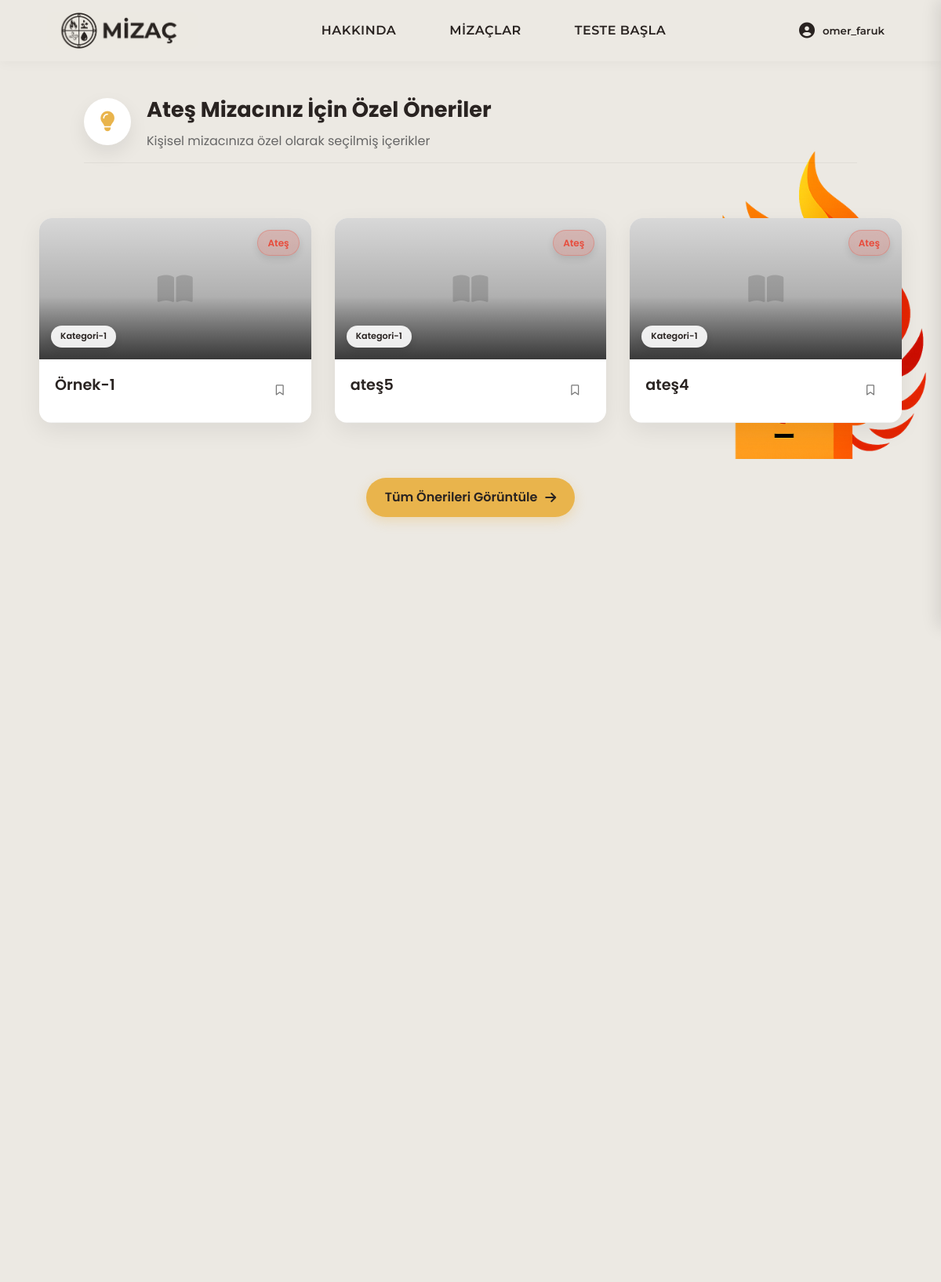
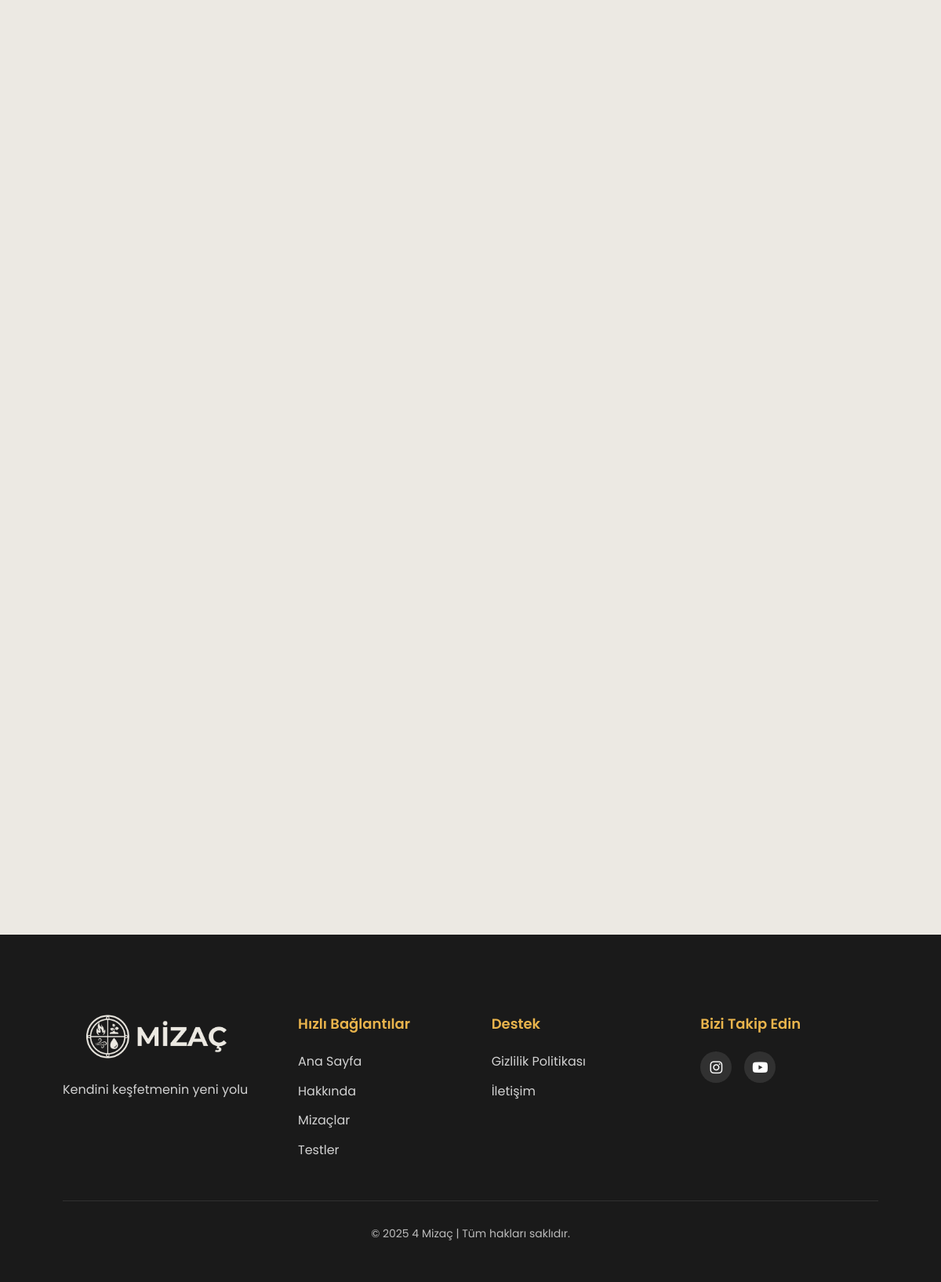
/ (signed in), run on the app's committed database (2 pictures, top to bottom).
### testing_algorithm/models.py (models this page shows, shortened)
class ElementType(models.Model):
    name = models.CharField(max_length=50)
    description = models.TextField()
    characteristics = models.TextField()
    is_warm = models.BooleanField(default=False)  # Sıcak/Soğuk
    is_moist = models.BooleanField(default=False)  # Nemli/Kuru

### profiles/models.py (models this page shows, shortened)
class RecommendedContent(models.Model):
    ELEMENT_CHOICES = [
        ('Ateş', 'Ateş'),
        ('Hava', 'Hava'),
        ('Su', 'Su'),
        ('Toprak', 'Toprak'),
    ]
    title = models.CharField(max_length=200, verbose_name="Başlık")
    short_description = models.TextField(verbose_name="Kısa Açıklama")
    content = models.TextField(verbose_name="İçerik")
    image = models.ImageField(upload_to='content_images/', blank=True, null=True, verbose_name="Görsel")
    category = models.ForeignKey(ContentCategory, on_delete=models.CASCADE, related_name="contents", verbose_name="Kategori")
    related_element_name = models.CharField(
        max_length=50,
        verbose_name="İlgili Mizaç Elementi",
        choices=ELEMENT_CHOICES,
        help_text="Ateş, Hava, Su veya Toprak değerlerinden birini seçin"
    )
    is_active = models.BooleanField(default=True, verbose_name="Aktif mi?")
    created_at = models.DateTimeField(auto_now_add=True, verbose_name="Oluşturulma Tarihi")
    updated_at = models.DateTimeField(auto_now=True, verbose_name="Güncellenme Tarihi")
    order = models.PositiveIntegerField(default=0, verbose_name="Sıralama")
    class Meta:
        verbose_name = "Önerilen İçerik"
        verbose_name_plural = "Önerilen İçerikler"
        ordering = ['order', '-created_at']

class ContentCategory(models.Model):
    name = models.CharField(max_length=100, verbose_name="Kategori Adı")
    description = models.TextField(blank=True, null=True, verbose_name="Açıklama")
    class Meta:
        verbose_name = "İçerik Kategorisi"
        verbose_name_plural = "İçerik Kategorileri"

### main/views.py (the view)
# urls.py: path('', views.index, name='index'),
def index(request):
    context = {}
    if request.user.is_authenticated:
        test_result = TestResult.objects.filter(user=request.user).order_by('-date_taken').first()
        if test_result:
            user_element = test_result.dominant_element
            user_suggestions = RecommendedContent.objects.filter(
                related_element_name=user_element.name,
                is_active=True
            ).annotate(
                like_count=Count('user_interactions', filter=Q(user_interactions__liked=True))
            ).order_by('-like_count', '-created_at')[:3]  # Maksimum 3 içerik
            user_interactions = UserContentInteraction.objects.filter(user=request.user)
            interactions_dict = {interaction.content_id: interaction for interaction in user_interactions}
            for content in user_suggestions:
                if content.id in interactions_dict:
                    interaction = interactions_dict[content.id]
                    content.is_liked = interaction.liked
                    content.is_saved = interaction.saved
                    content.is_viewed = interaction.viewed
                else:
                    content.is_liked = False
                    content.is_saved = False
                    content.is_viewed = False
            context = {
                'user_element': user_element,
                'user_suggestions': user_suggestions,
                'has_test_result': True
            }
        else:
            context = {
                'has_test_result': False
            }
    else:
        context = {
            'has_test_result': False
        }
    return render(request, 'main/index.html', context)

### templates/main/index.html (shortened to what this page needs)
{% extends 'base.html' %}
{% load static %}
{% block extra_css %}
<link rel="stylesheet" href="{% static 'css/index.css' %}">
{% if has_test_result %}
<link rel="stylesheet" href="{% static 'css/temperaments.css' %}">
<link rel="stylesheet" href="{% static 'css/profiles.css' %}">
{% endif %}
{% endblock %}
{% block content %}
{% if has_test_result %}
<div class="premium-content-section element-section {{ user_element.name|lower }}">
  <div class="premium-content-background">
    <div class="premium-content-container">
      <div class="container">
        <div class="premium-section-title">
          <i class="fas fa-lightbulb"></i>
          <div class="section-title-content">
            <h2>{{ user_element.name }} Mizacınız İçin Özel Öneriler</h2>
            <p>Kişisel mizacınıza özel olarak seçilmiş içerikler</p>
          </div>
        </div>
      </div>
      <div class="content-slider-wrapper">
        {% if user_suggestions %}
          <div class="content-slider-container">
            <div class="content-slider improved-slider" id="contentSlider">
              {% for content in user_suggestions %}
                <div class="premium-card" data-content-id="{{ content.id }}" data-category="{{ content.category.id }}">
                  <div class="premium-card-inner">
                    {% if content.image %}
                      <div class="premium-card-image" style="background-image: url('{{ content.image.url }}')">
                        <div class="content-element {{ user_element.name|lower }}">{{ user_element.name }}</div>
                        <div class="content-category">{{ content.category.name }}</div>
                      </div>
                    {% else %}
                      <div class="premium-card-image placeholder-image">
                        <i class="fas fa-book-open"></i>
                        <div class="content-element {{ user_element.name|lower }}">{{ user_element.name }}</div>
                        <div class="content-category">{{ content.category.name }}</div>
                      </div>
                    {% endif %}
                    <div class="content-header">
                      <h3 class="content-title">{{ content.title }}</h3>
                      <button class="save-button-header {% if content.is_saved %}saved{% endif %}"
                              data-content-id="{{ content.id }}"
                              title="{% if content.is_saved %}Kaydedildi{% else %}Kaydet{% endif %}">
                        <i class="{% if content.is_saved %}fas{% else %}far{% endif %} fa-bookmark"></i>
                      </button>
                    </div>
                  </div>
                </div>
              {% endfor %}
            </div>
          </div>
        {% endif %}
      </div>
      <div class="container">
        <div class="suggestions-more">
          <a href="{% url 'my_suggestions' %}" class="more-link">
            Tüm Önerileri Görüntüle <i class="fas fa-arrow-right"></i>
          </a>
        </div>
      </div>
    </div>
  </div>
</div>
{% endif %}
{% endblock %}

### templates/base.html (shortened to what this page needs)
{% load static %}
<!DOCTYPE html>
<html lang="tr">
<head>
    {% load static %}
    <link rel="stylesheet" href="{% static 'css/base.css' %}">
    {% block extra_css %}{% endblock %}
    <link href="https://cdnjs.cloudflare.com/ajax/libs/font-awesome/6.4.0/css/all.min.css" rel="stylesheet">
</head>
<body>
    <div class="page-container">
        <header class="nav-container">
            <div class="header-content">
                <a href="{% url 'index' %}" class="logo">
                    <img src="{% static 'images/logo.jpg' %}" alt="MİZAÇ" class="logo-img">
                </a>
                <nav class="nav-links">
                    <a href="{% url 'about' %}" class="nav-item">HAKKINDA</a>
                    <a href="{% url 'temperaments' %}" class="nav-item">MİZAÇLAR</a>
                    <a href="{% url 'test_list' %}" class="nav-item">TESTE BAŞLA</a>
                </nav>
                {% if user.is_authenticated %}
                <div class="profile-container">
                    <button class="profile-button">
                        <i class="fas fa-user-circle"></i>
                        <span class="username-display">{{ user.username }}</span>
                    </button>
                </div>
                {% else %}
                    <a href="{% url 'login' %}" class="login-button"><i class="fas fa-sign-in-alt"></i> GİRİŞ YAP</a>
                {% endif %}
            </div>
        </header>
        <main>
            {% block content %}{% endblock %}
        </main>
        <footer>
            <div class="container">
                <div class="footer-content">
                    <div class="footer-logo">
                        <img src="{% static 'images/l2.jpg' %}" alt="MİZAÇ" class="footer-logo-img">
                        <p>Kendini keşfetmenin yeni yolu</p>
                    </div>
                    <div class="footer-links">
                        <div class="footer-column">
                            <h3>Hızlı Bağlantılar</h3>
                            <ul>
                                <li><a href="{% url 'index' %}">Ana Sayfa</a></li>
                                <li><a href="{% url 'about' %}">Hakkında</a></li>
                                <li><a href="{% url 'temperaments' %}">Mizaçlar</a></li>
                                <li><a href="{% url 'test_list' %}">Testler</a></li>
                            </ul>
                        </div>
                        <div class="footer-column">
                            <h3>Destek</h3>
                            <ul>
                                <li><a href="#">Gizlilik Politikası</a></li>
                                <li><a href="{% url 'about' %}">İletişim</a></li>
                            </ul>
                        </div>
                    </div>
                    <div class="footer-social">
                        <h3>Bizi Takip Edin</h3>
                        <div class="social-icons">
                            <a href="#" aria-label="Instagram"><i class="fab fa-instagram"></i></a>
                            <a href="#" aria-label="Youtube"><i class="fab fa-youtube"></i></a>
                        </div>
                    </div>
                </div>
                <div class="footer-bottom">
                    <p>&copy; 2025 4 Mizaç | Tüm hakları saklıdır.</p>
                </div>
            </div>
        </footer>
    </div>
</body>
</html>

### static/css/index.css (style rules this page uses)
.premium-content-section .content-slider-wrapper { width: 100%; overflow: visible; }
.premium-content-section .content-slider-container { position: relative; max-width: 1200px; margin: 0 auto; padding: 0 20px; }
@media (min-width: 768px) { .premium-content-section .improved-slider { display: grid !important; grid-template-columns: repeat(auto-fit, minmax(300px, 1fr)); gap: 25px; overflow: visible !important; scroll-snap-type: none !important; padding: 20px 0; margin: 0; max-width: 100%; } }
@media (min-width: 768px) { .premium-content-section .premium-card { width: 100% !important; min-width: auto !important; max-width: none !important; margin: 0 !important; flex: none !important; } }
.premium-content-section .content-header { padding: 20px; display: flex; justify-content: space-between; align-items: flex-start; gap: 15px; flex: 1; border-bottom: 1px solid rgba(0, 0, 0, 0.05); }
.premium-content-section .content-title { margin: 0; flex: 1; display: -webkit-box; -webkit-line-clamp: 3; -webkit-box-orient: vertical; overflow: hidden; font-size: 1.2rem; font-weight: 600; color: var(--primary-color); line-height: 1.4; }
.premium-content-section .save-button-header { background: none; border: none; cursor: pointer; display: flex; align-items: center; justify-content: center; width: 40px; height: 40px; border-radius: 50%; color: #777; transition: all 0.3s ease; flex-shrink: 0; position: relative; z-index: 2; }
.premium-content-section .content-element { position: absolute; top: 15px; right: 15px; padding: 6px 12px; border-radius: 20px; font-size: 0.75rem; font-weight: 600; z-index: 5; backdrop-filter: blur(8px); background-color: rgba(255, 255, 255, 0.3); border: 1px solid rgba(255, 255, 255, 0.6); box-shadow: 0 4px 10px rgba(0, 0, 0, 0.1); }
.premium-content-section .content-category { position: absolute; bottom: 15px; left: 15px; padding: 5px 12px; background-color: rgba(255, 255, 255, 0.9); color: var(--primary-color); border-radius: 20px; font-size: 0.7rem; font-weight: 600; z-index: 5; box-shadow: 0 4px 10px rgba(0, 0, 0, 0.1); }
.premium-content-section .suggestions-more { text-align: center; margin-top: 30px; padding: 0 20px; }
.premium-content-section .more-link { display: inline-flex; align-items: center; gap: 10px; padding: 12px 24px; background-color: var(--accent-color, #e9b44c); color: var(--primary-color, #292321); text-decoration: none; border-radius: 30px; font-weight: 600; font-size: 1rem; transition: all 0.3s ease; box-shadow: 0 5px 15px rgba(233, 180, 76, 0.3); }
.premium-content-section .more-link i { transition: transform 0.3s ease; }
.premium-content-section.ateş .content-element.ateş { background-color: rgba(231, 76, 60, 0.2); color: #e74c3c; border-color: rgba(231, 76, 60, 0.3); }
.premium-content-section .premium-card { opacity: 0; transform: translateY(20px); animation: fadeInUp 0.6s ease forwards; }
.premium-content-section .premium-card:nth-child(1) { animation-delay: 0.1s; }
.premium-content-section .premium-card:nth-child(2) { animation-delay: 0.2s; }
.premium-content-section .premium-card:nth-child(3) { animation-delay: 0.3s; }
.premium-content-section .premium-card-inner { transition: all 0.35s cubic-bezier(0.23, 1, 0.32, 1); }
@media (min-width: 768px) { .premium-content-section .improved-slider { display: grid !important; grid-template-columns: repeat(3, 1fr) !important; gap: 25px; overflow: visible !important; scroll-snap-type: none !important; padding: 20px 0; margin: 0; max-width: 1200px; justify-content: flex-start; } }
@media (min-width: 768px) { .premium-content-section .premium-card { width: 100% !important; min-width: 300px !important; max-width: 380px !important; margin: 0 !important; flex: none !important; } }
@media (min-width: 1200px) { .premium-content-section .improved-slider { grid-template-columns: repeat(3, 1fr) !important; gap: 30px; max-width: 1200px; } }
@media (min-width: 1200px) { .premium-content-section .premium-card { min-width: 320px !important; max-width: 400px !important; } }
.premium-content-section .content-slider-container { display: flex; justify-content: center; max-width: 1200px; margin: 0 auto; padding: 0 20px; }
@media (min-width: 768px) { .premium-content-section .content-slider-container { display: block; } }

### data on the page
ElementType: name "Ateş"
RecommendedContent: category.name "Kategori-1", title "Örnek-1"
RecommendedContent: category.name "Kategori-1", title "ateş5"
RecommendedContent: category.name "Kategori-1", title "ateş4"

### other printed values
{{ user.username }} "omer_faruk"
